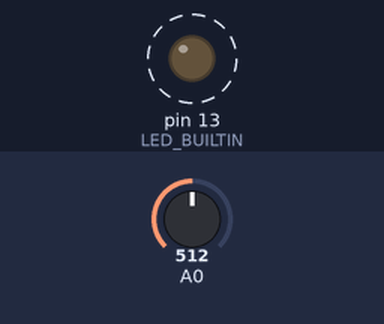
Simulated run of this sketch. Board: Arduino Uno, built with avr-gcc and run on an emulated ATmega328P. On the bench: output pins drawn as LEDs (lit = HIGH). Dashed ring = blinking. The inputs (shaded band) are chosen by the test bench; at power-on: A0 = 512.

Above: at 1.8 s.
1.9 s: A0 set to 0
At 3.3 s:
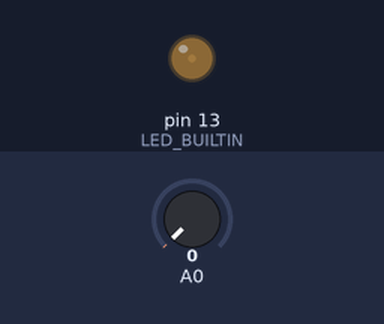
3.6 s: A0 set to 122
At 3.9 s:
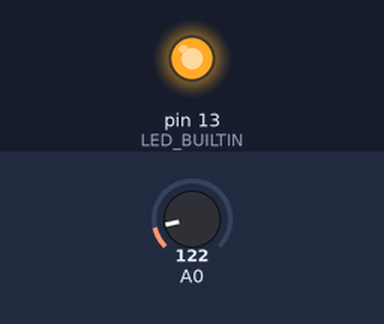
Timing chart, 0 to 13.1 s (numbered marks = the images above; inputs shaded):
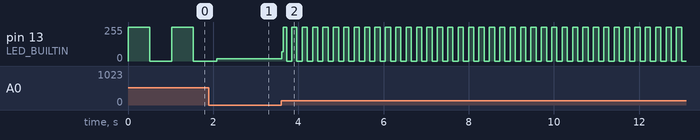

The sketch:

ejercicio_2_alejandro1.ino
```cpp
// C++ code
//
int sensorValue = 0;

void setup()
{
  pinMode(A0, INPUT);
  pinMode(LED_BUILTIN, OUTPUT);
}

void loop()
{
  // read the value from the sensor
  sensorValue = analogRead(A0);
  // turn the LED on
  digitalWrite(LED_BUILTIN, HIGH);
  // pause the program for <sensorValue> milliseconds
  delay(sensorValue); // Wait for sensorValue millisecond(s)
  // turn the LED off
  digitalWrite(LED_BUILTIN, LOW);
  // pause the program for <sensorValue> milliseconds
  delay(sensorValue); // Wait for sensorValue millisecond(s)
}
```

Measured:
- after the input at 3.6 s, pin 13 (LED_BUILTIN): 16/255 → 68/255 at once, then moves between 0/255 and 255/255, repeating every 0.24 s
- by itself, pin 13 (LED_BUILTIN): alternates 255/255 for 0.51 s and 0/255 for 0.51 s
